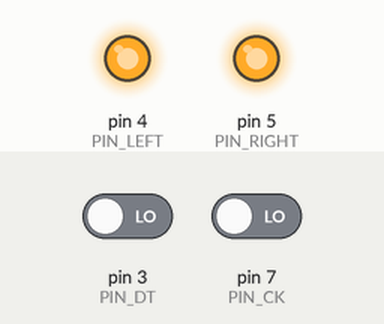
Bench run of a sketch on a simulated Arduino Uno, built with avr-gcc and run on an emulated ATmega328P. Shown: output pins drawn as LEDs (lit = HIGH). The test bench sets the inputs (shaded band); at power-on: pin 3 (PIN_DT) LOW, pin 7 (PIN_CK) LOW.

Above: at 1.2 s.
1.3 s: pin 3 (PIN_DT) driven HIGH
At 1.35 s:
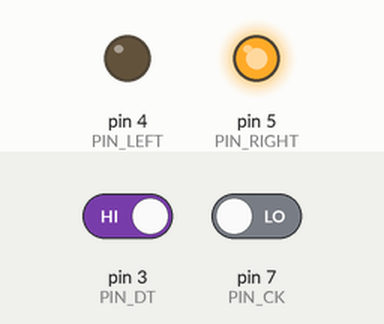
2.9 s: pin 3 (PIN_DT) driven LOW
At 2.95 s:
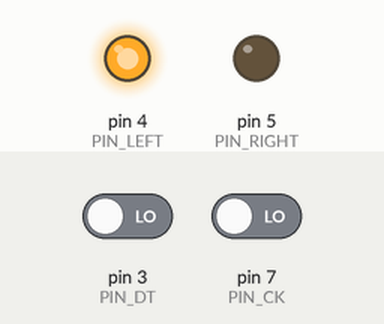
Timing chart, 0 to 5.9 s (numbered marks = the images above; inputs shaded):
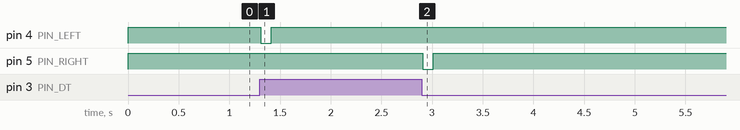

Measured:
- after the input at 1.3 s, pin 4 (PIN_LEFT): HIGH → LOW at once, → HIGH 0.10 s later
- after the input at 2.9 s, pin 5 (PIN_RIGHT): HIGH → LOW at once, → HIGH 0.11 s later

The sketch:

Ardui-Rotary.ino
```cpp
// (licence header left out)
#define PIN_DT      3
#define PIN_CK      7
#define PIN_LEFT    4
#define PIN_RIGHT   5

#define ROTARY_RELEASE_TIME 100
#define ROTARY_DROP_TIME     40
#define LOOP_MIN_TIME        10

//#define DEBUG

int first_time = 1;
int rotary_dir = 0;
int prev_rotary_dir = 0;
int next_rotary_dir = 0;
int rotary_counter = 0;
int seq_status = 0x00;
int prev_seq_status = 0x00;
int key_pressed_left  = 0;
int key_pressed_right = 0;

unsigned long current_time = 0;
unsigned long last_time    = 0;
unsigned long delta_time   = 0;
unsigned long rotary_time  = 0;

void  setup() {
# ifdef DEBUG
  Serial.begin(9600);
# endif
  pinMode( PIN_CK, INPUT);
  pinMode( PIN_DT, INPUT);
  pinMode( PIN_LEFT , OUTPUT);
  pinMode( PIN_RIGHT, OUTPUT);
}

void keys_update()
{
  if (rotary_dir == 1) {
    if (! key_pressed_right)
    {
      digitalWrite( PIN_RIGHT, HIGH);
      digitalWrite( PIN_LEFT , HIGH);
      delay(5);
      digitalWrite( PIN_RIGHT, LOW );
      digitalWrite( PIN_LEFT , HIGH);
# ifdef DEBUG
      Serial.println("Key right pressed");
# endif
    }
    key_pressed_right = 1;
    key_pressed_left  = 0;

  } else
  if (rotary_dir == -1) {
    if (! key_pressed_left)
    {
      digitalWrite( PIN_RIGHT, HIGH);
      digitalWrite( PIN_LEFT , HIGH);
      delay(5);
      digitalWrite( PIN_RIGHT, HIGH);
      digitalWrite( PIN_LEFT , LOW );
# ifdef DEBUG
      Serial.println("Key left pressed");
# endif
    }
    key_pressed_right = 0;
    key_pressed_left  = 1;
  } else
  if (rotary_dir == 0) {
    if (key_pressed_left || key_pressed_right) {
      digitalWrite( PIN_RIGHT, HIGH);
      digitalWrite( PIN_LEFT , HIGH);
# ifdef DEBUG
      Serial.println("Keys released");
# endif
    }
    key_pressed_right = 0;
    key_pressed_left  = 0;
  }
}

void rotary_check()
{
  int pin_ck = digitalRead(PIN_CK);

  if (pin_ck == 1) seq_status |=  0x2;
  else
  if (pin_ck == 0) seq_status &= ~0x2;

  int pin_dt = digitalRead(PIN_DT);

  if (pin_dt == 1) seq_status |=  0x1;
  else
  if (pin_dt == 0) seq_status &= ~0x1;
}

void  loop()
{
  rotary_check();

  current_time = millis();
  delta_time   = current_time - last_time;

  if (first_time) {
    prev_seq_status = seq_status;
    rotary_dir = 0;
    prev_rotary_dir = 0;
    first_time = 0;
    rotary_time = current_time;
    key_pressed_left  = 1;
    key_pressed_right = 1;

    keys_update();
  }

  if (delta_time > LOOP_MIN_TIME)
  {
    last_time = millis();

    if ( prev_seq_status != seq_status) {
      // Check clock wise or counter clock wise
      int  check = ((prev_seq_status << 2) | seq_status);
      bool cw  = ((check == 0x2) || (check == 0x4) || (check == 0xB) || (check == 0xD));
      bool ccw = ((check == 0x1) || (check == 0x7) || (check == 0x8) || (check == 0xE));

      if (!cw && !ccw) {
        // one event has been missed !?
        prev_seq_status = seq_status;
# ifdef DEBUG
        Serial.print("Status: skipped! ");
        Serial.print(check,HEX);
        Serial.println(delta_time);
# endif
        return;
      }

      if (cw) next_rotary_dir = 1;
      else if (ccw) next_rotary_dir = -1;
      else next_rotary_dir = 0;

      if (rotary_dir != next_rotary_dir) {
        if ((current_time - rotary_time) > ROTARY_DROP_TIME) {
          rotary_dir  = next_rotary_dir;
          rotary_time = current_time;

          keys_update();
        }
        else {
# ifdef DEBUG
          Serial.print("Status: dropped! ");
          Serial.print(" dir=");
          Serial.print(rotary_dir);
          Serial.print(" next_dir=");
          Serial.print(next_rotary_dir);
          Serial.print(" ");
          Serial.println(current_time - rotary_time);
# endif
          return;
        }

      } else {
        rotary_time = current_time;
      }

# ifdef DEBUG
      Serial.print("Status: ");
      //Serial.print(prev_seq_status,HEX);
      //Serial.print(" ");
      //Serial.print(seq_status,HEX);
      //Serial.print(" ");
      Serial.print(check,HEX);
      Serial.print(" ");
      Serial.print(rotary_dir);
      Serial.print(" ");
      Serial.println(seq_status,HEX);
# endif
    } else {
      if ((current_time - rotary_time) > ROTARY_RELEASE_TIME) {
        rotary_dir = 0;
        keys_update();
      }
    }

    prev_seq_status = seq_status;
    prev_rotary_dir = rotary_dir;
  }
}
```
